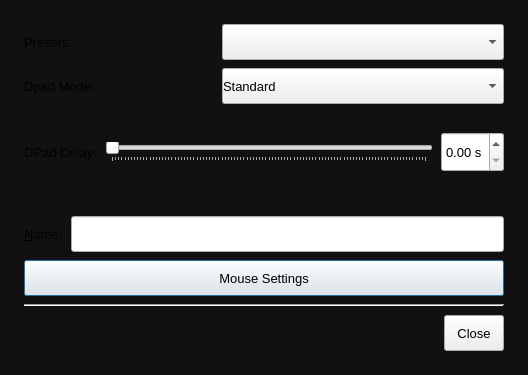
<?xml version="1.0" encoding="UTF-8"?>
<ui version="4.0">
 <class>DPadEditDialog</class>
 <widget class="QDialog" name="DPadEditDialog">
  <property name="windowModality">
   <enum>Qt::WindowModal</enum>
  </property>
  <property name="geometry">
   <rect>
    <x>0</x>
    <y>0</y>
    <width>528</width>
    <height>334</height>
   </rect>
  </property>
  <property name="windowTitle">
   <string>Dialog</string>
  </property>
  <property name="styleSheet">
   <string notr="true">QWidget { font-family: "Geist"; font-size: 13px; font-weight: 400; }
QDialog { background: #111113; }
QPushButton, QToolButton { min-height: 24px; padding: 5px 12px; }
QComboBox, QLineEdit, QSpinBox, QDoubleSpinBox { min-height: 24px; padding-top: 5px; padding-bottom: 5px; }
QGroupBox { padding: 16px; margin-top: 16px; }
QGroupBox::title { color: #b8b8bf; left: 16px; }
QLabel:disabled, QCheckBox:disabled { color: #67676f; }
JoyControlStickButtonPushButton[isflashing="true"] { background: #e8e8eb; color: #111113; border-color: #ffffff; }
QDialogButtonBox { border: none; padding-top: 8px; }
QFrame[frameShape="4"], QFrame[frameShape="5"] { color: #29292d; background: #29292d; max-height: 1px; border: none; }
QGroupBox::indicator { width: 16px; height: 16px; border: 1px solid #505058; border-radius: 4px; background: #19191c; }
QGroupBox::indicator:checked { background: #eeeeef; image: url(:/pad/icons/check-dark.svg); }
 </string>
  </property>
  <layout class="QVBoxLayout" name="verticalLayout_2">
   <property name="spacing"><number>8</number></property>
   <property name="leftMargin"><number>24</number></property>
   <property name="topMargin"><number>24</number></property>
   <property name="rightMargin"><number>24</number></property>
   <property name="bottomMargin"><number>24</number></property>
   <item>
    <layout class="QVBoxLayout" name="verticalLayout">
     <property name="spacing"><number>8</number></property>
     <property name="leftMargin"><number>0</number></property>
     <property name="topMargin"><number>0</number></property>
     <property name="rightMargin"><number>0</number></property>
     <property name="bottomMargin"><number>0</number></property>
     <item>
      <layout class="QHBoxLayout" name="horizontalLayout">
       <property name="spacing"><number>8</number></property>
       <property name="leftMargin"><number>0</number></property>
       <property name="topMargin"><number>0</number></property>
       <property name="rightMargin"><number>0</number></property>
       <property name="bottomMargin"><number>0</number></property>
       <item>
        <widget class="QLabel" name="label_3">
         <property name="text">
          <string>Presets:</string>
         </property>
        </widget>
       </item>
       <item>
        <widget class="QComboBox" name="presetsComboBox">
         <property name="minimumSize">
          <size>
           <width>282</width>
           <height>0</height>
          </size>
         </property>
         <item>
          <property name="text">
           <string/>
          </property>
         </item>
         <item>
          <property name="text">
           <string>Mouse (Normal)</string>
          </property>
         </item>
         <item>
          <property name="text">
           <string>Mouse (Inverted Horizontal)</string>
          </property>
         </item>
         <item>
          <property name="text">
           <string>Mouse (Inverted Vertical)</string>
          </property>
         </item>
         <item>
          <property name="text">
           <string>Mouse (Inverted Horizontal + Vertical)</string>
          </property>
         </item>
         <item>
          <property name="text">
           <string>Arrows</string>
          </property>
         </item>
         <item>
          <property name="text">
           <string>Keys: W | A | S | D</string>
          </property>
         </item>
         <item>
          <property name="text">
           <string>NumPad</string>
          </property>
         </item>
         <item>
          <property name="text">
           <string>None</string>
          </property>
         </item>
        </widget>
       </item>
      </layout>
     </item>
     <item>
      <layout class="QHBoxLayout" name="horizontalLayout_13">
       <property name="spacing"><number>8</number></property>
       <property name="leftMargin"><number>0</number></property>
       <property name="topMargin"><number>0</number></property>
       <property name="rightMargin"><number>0</number></property>
       <property name="bottomMargin"><number>0</number></property>
       <item>
        <widget class="QLabel" name="label_11">
         <property name="text">
          <string>Dpad Mode:</string>
         </property>
        </widget>
       </item>
       <item>
        <widget class="QComboBox" name="joyModeComboBox">
         <property name="minimumSize">
          <size>
           <width>282</width>
           <height>0</height>
          </size>
         </property>
         <property name="toolTip">
          <string>Standard: 8 region dpad with two direction buttons active
when the dpad is in a diagonal region.

Eight Way: 8 region dpad with each direction having its
own dedicated button. Only one button is ever active at
at time. Useful for rougelike games.

4 Way Cardinal: 4 region dpad with regions corresponding to
the cardinal directions of the dpad. Useful for menus.

4 Way Diagonal: 4 region dpad with each region corresponding
to a diagonal zone.</string>
         </property>
         <item>
          <property name="text">
           <string>Standard</string>
          </property>
         </item>
         <item>
          <property name="text">
           <string>Eight Way</string>
          </property>
         </item>
         <item>
          <property name="text">
           <string>4 Way Cardinal</string>
          </property>
         </item>
         <item>
          <property name="text">
           <string>4 Way Diagonal</string>
          </property>
         </item>
        </widget>
       </item>
      </layout>
     </item>
    </layout>
   </item>
   <item>
    <spacer name="verticalSpacer_2">
     <property name="orientation">
      <enum>Qt::Vertical</enum>
     </property>
     <property name="sizeType">
      <enum>QSizePolicy::Fixed</enum>
     </property>
     <property name="sizeHint" stdset="0">
      <size>
       <width>20</width>
       <height>20</height>
      </size>
     </property>
    </spacer>
   </item>
   <item>
    <layout class="QHBoxLayout" name="horizontalLayout_3">
     <property name="spacing"><number>8</number></property>
     <property name="leftMargin"><number>0</number></property>
     <property name="topMargin"><number>0</number></property>
     <property name="rightMargin"><number>0</number></property>
     <property name="bottomMargin"><number>0</number></property>
     <item>
      <widget class="QLabel" name="dpadDelayLabel">
       <property name="text">
        <string>DPad Delay:</string>
       </property>
      </widget>
     </item>
     <item>
      <widget class="QSlider" name="dpadDelaySlider">
       <property name="toolTip">
        <string>Time lapsed before a direction change is taken into effect.</string>
       </property>
       <property name="minimum">
        <number>0</number>
       </property>
       <property name="maximum">
        <number>100</number>
       </property>
       <property name="singleStep">
        <number>1</number>
       </property>
       <property name="pageStep">
        <number>10</number>
       </property>
       <property name="value">
        <number>0</number>
       </property>
       <property name="sliderPosition">
        <number>0</number>
       </property>
       <property name="orientation">
        <enum>Qt::Horizontal</enum>
       </property>
       <property name="tickPosition">
        <enum>QSlider::TicksBelow</enum>
       </property>
       <property name="tickInterval">
        <number>0</number>
       </property>
      </widget>
     </item>
     <item>
      <widget class="QDoubleSpinBox" name="dpadDelayDoubleSpinBox">
       <property name="toolTip">
        <string>Time lapsed before a direction change is taken into effect.</string>
       </property>
       <property name="readOnly">
        <bool>false</bool>
       </property>
       <property name="suffix">
        <string> s</string>
       </property>
       <property name="decimals">
        <number>2</number>
       </property>
       <property name="maximum">
        <double>1.000000000000000</double>
       </property>
       <property name="singleStep">
        <double>0.010000000000000</double>
       </property>
      </widget>
     </item>
    </layout>
   </item>
   <item>
    <spacer name="verticalSpacer">
     <property name="orientation">
      <enum>Qt::Vertical</enum>
     </property>
     <property name="sizeType">
      <enum>QSizePolicy::MinimumExpanding</enum>
     </property>
     <property name="sizeHint" stdset="0">
      <size>
       <width>20</width>
       <height>36</height>
      </size>
     </property>
    </spacer>
   </item>
   <item>
    <layout class="QHBoxLayout" name="horizontalLayout_2">
     <property name="spacing"><number>8</number></property>
     <property name="leftMargin"><number>0</number></property>
     <property name="topMargin"><number>0</number></property>
     <property name="rightMargin"><number>0</number></property>
     <property name="bottomMargin"><number>0</number></property>
     <item>
      <widget class="QLabel" name="dpadNameLabel">
       <property name="text">
        <string>&amp;Name:</string>
       </property>
       <property name="buddy">
        <cstring>dpadNameLineEdit</cstring>
       </property>
      </widget>
     </item>
     <item>
      <widget class="QLineEdit" name="dpadNameLineEdit">
       <property name="toolTip">
        <string>Specify the name of a dpad.</string>
       </property>
      </widget>
     </item>
    </layout>
   </item>
   <item>
    <widget class="QPushButton" name="mouseSettingsPushButton">
     <property name="text">
      <string>Mouse Settings</string>
     </property>
     <property name="icon">
      <iconset resource="../resources.qrc"><normaloff>:/pad/icons/mouse.svg</normaloff></iconset>
     </property>
    </widget>
   </item>
   <item>
    <widget class="Line" name="line">
     <property name="orientation">
      <enum>Qt::Horizontal</enum>
     </property>
    </widget>
   </item>
   <item>
    <widget class="QDialogButtonBox" name="buttonBox">
     <property name="orientation">
      <enum>Qt::Horizontal</enum>
     </property>
     <property name="standardButtons">
      <set>QDialogButtonBox::Close</set>
     </property>
    </widget>
   </item>
  </layout>
 </widget>
 <resources/>
 <connections>
  <connection>
   <sender>buttonBox</sender>
   <signal>accepted()</signal>
   <receiver>DPadEditDialog</receiver>
   <slot>accept()</slot>
   <hints>
    <hint type="sourcelabel">
     <x>248</x>
     <y>254</y>
    </hint>
    <hint type="destinationlabel">
     <x>157</x>
     <y>274</y>
    </hint>
   </hints>
  </connection>
  <connection>
   <sender>buttonBox</sender>
   <signal>rejected()</signal>
   <receiver>DPadEditDialog</receiver>
   <slot>reject()</slot>
   <hints>
    <hint type="sourcelabel">
     <x>316</x>
     <y>260</y>
    </hint>
    <hint type="destinationlabel">
     <x>286</x>
     <y>274</y>
    </hint>
   </hints>
  </connection>
 </connections>
</ui>
